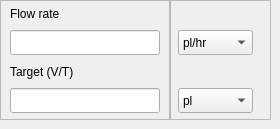
          <widget class="QWidget" name="Param2">
           <attribute name="title">
            <string>Param2</string>
           </attribute>
           <widget class="QFrame" name="frame_8">
            <property name="geometry">
             <rect>
              <x>170</x>
              <y>0</y>
              <width>101</width>
              <height>120</height>
             </rect>
            </property>
            <property name="minimumSize">
             <size>
              <width>80</width>
              <height>120</height>
             </size>
            </property>
            <property name="maximumSize">
             <size>
              <width>120</width>
              <height>120</height>
             </size>
            </property>
            <property name="frameShape">
             <enum>QFrame::StyledPanel</enum>
            </property>
            <property name="frameShadow">
             <enum>QFrame::Raised</enum>
            </property>
            <layout class="QGridLayout" name="gridLayout_2">
             <property name="leftMargin">
              <number>0</number>
             </property>
             <property name="topMargin">
              <number>0</number>
             </property>
             <item row="0" column="0">
              <widget class="QLabel" name="label_8">
               <property name="minimumSize">
                <size>
                 <width>0</width>
                 <height>25</height>
                </size>
               </property>
               <property name="maximumSize">
                <size>
                 <width>16777215</width>
                 <height>25</height>
                </size>
               </property>
               <property name="text">
                <string/>
               </property>
              </widget>
             </item>
             <item row="1" column="0">
              <widget class="QComboBox" name="comboBox_unit_frate_2">
               <property name="minimumSize">
                <size>
                 <width>75</width>
                 <height>25</height>
                </size>
               </property>
               <property name="maximumSize">
                <size>
                 <width>75</width>
                 <height>25</height>
                </size>
               </property>
               <item>
                <property name="text">
                 <string>pl/hr</string>
                </property>
               </item>
               <item>
                <property name="text">
                 <string>nl/hr</string>
                </property>
               </item>
               <item>
                <property name="text">
                 <string>ul/hr</string>
                </property>
               </item>
               <item>
                <property name="text">
                 <string>ml/hr</string>
                </property>
               </item>
               <item>
                <property name="text">
                 <string>pl/min</string>
                </property>
               </item>
               <item>
                <property name="text">
                 <string>nl/min</string>
                </property>
               </item>
               <item>
                <property name="text">
                 <string>ul/min</string>
                </property>
               </item>
               <item>
                <property name="text">
                 <string>ml/min</string>
                </property>
               </item>
               <item>
                <property name="text">
                 <string>pl/s</string>
                </property>
               </item>
               <item>
                <property name="text">
                 <string>nl/s</string>
                </property>
               </item>
               <item>
                <property name="text">
                 <string>ul/s</string>
                </property>
               </item>
               <item>
                <property name="text">
                 <string>ml/s</string>
                </property>
               </item>
              </widget>
             </item>
             <item row="2" column="0">
              <widget class="QLabel" name="label_9">
               <property name="minimumSize">
                <size>
                 <width>0</width>
                 <height>25</height>
                </size>
               </property>
               <property name="maximumSize">
                <size>
                 <width>16777215</width>
                 <height>25</height>
                </size>
               </property>
               <property name="text">
                <string/>
               </property>
              </widget>
             </item>
             <item row="3" column="0">
              <widget class="QComboBox" name="comboBox_unit_target_2">
               <property name="minimumSize">
                <size>
                 <width>75</width>
                 <height>25</height>
                </size>
               </property>
               <property name="maximumSize">
                <size>
                 <width>75</width>
                 <height>25</height>
                </size>
               </property>
               <item>
                <property name="text">
                 <string>pl</string>
                </property>
               </item>
               <item>
                <property name="text">
                 <string>nl</string>
                </property>
               </item>
               <item>
                <property name="text">
                 <string>ul</string>
                </property>
               </item>
               <item>
                <property name="text">
                 <string>ml</string>
                </property>
               </item>
               <item>
                <property name="text">
                 <string>Secs</string>
                </property>
               </item>
               <item>
                <property name="text">
                 <string>h:m:s</string>
                </property>
               </item>
              </widget>
             </item>
            </layout>
           </widget>
           <widget class="QFrame" name="frame_9">
            <property name="geometry">
             <rect>
              <x>0</x>
              <y>0</y>
              <width>170</width>
              <height>120</height>
             </rect>
            </property>
            <property name="minimumSize">
             <size>
              <width>170</width>
              <height>120</height>
             </size>
            </property>
            <property name="maximumSize">
             <size>
              <width>180</width>
              <height>120</height>
             </size>
            </property>
            <property name="frameShape">
             <enum>QFrame::StyledPanel</enum>
            </property>
            <property name="frameShadow">
             <enum>QFrame::Raised</enum>
            </property>
            <layout class="QGridLayout" name="gridLayout_17">
             <property name="topMargin">
              <number>0</number>
             </property>
             <item row="2" column="0">
              <widget class="QLabel" name="label_11">
               <property name="minimumSize">
                <size>
                 <width>0</width>
                 <height>25</height>
                </size>
               </property>
               <property name="maximumSize">
                <size>
                 <width>16777215</width>
                 <height>25</height>
                </size>
               </property>
               <property name="text">
                <string>Target (V/T)</string>
               </property>
              </widget>
             </item>
             <item row="1" column="0">
              <widget class="QLineEdit" name="param_flowRate_2">
               <property name="minimumSize">
                <size>
                 <width>0</width>
                 <height>25</height>
                </size>
               </property>
               <property name="maximumSize">
                <size>
                 <width>180</width>
                 <height>25</height>
                </size>
               </property>
              </widget>
             </item>
             <item row="0" column="0">
              <widget class="QLabel" name="label_10">
               <property name="minimumSize">
                <size>
                 <width>0</width>
                 <height>25</height>
                </size>
               </property>
               <property name="maximumSize">
                <size>
                 <width>16777215</width>
                 <height>25</height>
                </size>
               </property>
               <property name="text">
                <string>Flow rate</string>
               </property>
              </widget>
             </item>
             <item row="3" column="0">
              <widget class="QLineEdit" name="param_target_2">
               <property name="minimumSize">
                <size>
                 <width>0</width>
                 <height>25</height>
                </size>
               </property>
               <property name="maximumSize">
                <size>
                 <width>180</width>
                 <height>25</height>
                </size>
               </property>
              </widget>
             </item>
            </layout>
           </widget>
          </widget>
